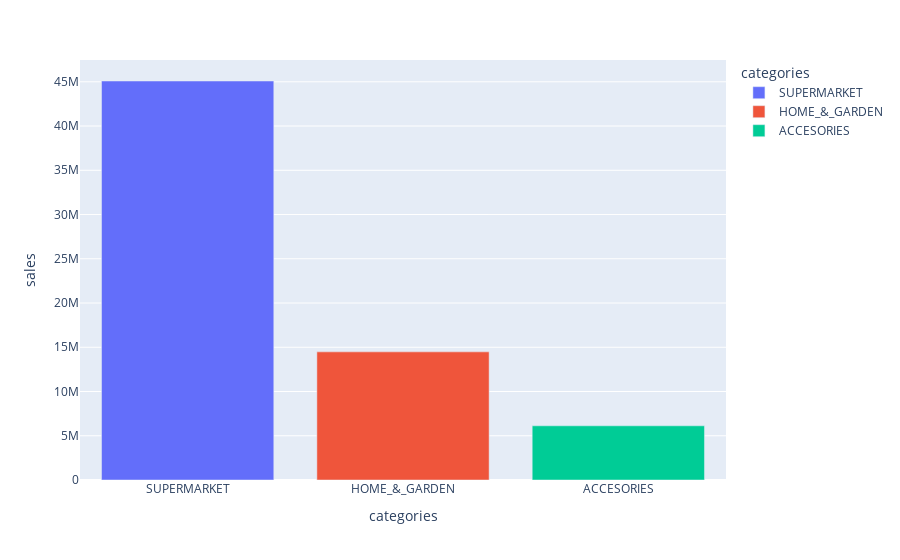

Write notebook code for a chart like this one.
### Markdown cell above
### Total de Vendas por Categoria (Ordernado de forma Ascendente)
As categorias são ACCESORIES, HOME_&_GARDEN e SUPERMARKET.

### Code cell
sales_df = sales.groupby(['category'])[d_cols].sum()
cat_sales = sales_df.sum(axis = 1).sort_values(ascending=False)
bar_plot = pd.DataFrame({'categories':cat_sales.index, 'sales':cat_sales.values})
fig = px.bar(bar_plot, x='categories', y='sales', color = 'categories')
fig.show()

### Figure 1 — Plotly figure (JSON) as saved in the notebook; plotly's stock layout.template omitted (floating-point values rounded to 4 significant figures)
{"data": [{"alignmentgroup": "True", "hovertemplate": "categories=%{x}<br>sales=%{y}<extra></extra>", "legendgroup": "SUPERMARKET", "marker": {"color": "#636efa", "pattern": {"shape": ""}}, "name": "SUPERMARKET", "offsetgroup": "SUPERMARKET", "orientation": "v", "showlegend": true, "textposition": "auto", "type": "bar", "x": ["SUPERMARKET"], "xaxis": "x", "y": [45089939], "yaxis": "y"}, {"alignmentgroup": "True", "hovertemplate": "categories=%{x}<br>sales=%{y}<extra></extra>", "legendgroup": "HOME_&_GARDEN", "marker": {"color": "#EF553B", "pattern": {"shape": ""}}, "name": "HOME_&_GARDEN", "offsetgroup": "HOME_&_GARDEN", "orientation": "v", "showlegend": true, "textposition": "auto", "type": "bar", "x": ["HOME_&_GARDEN"], "xaxis": "x", "y": [14480670], "yaxis": "y"}, {"alignmentgroup": "True", "hovertemplate": "categories=%{x}<br>sales=%{y}<extra></extra>", "legendgroup": "ACCESORIES", "marker": {"color": "#00cc96", "pattern": {"shape": ""}}, "name": "ACCESORIES", "offsetgroup": "ACCESORIES", "orientation": "v", "showlegend": true, "textposition": "auto", "type": "bar", "x": ["ACCESORIES"], "xaxis": "x", "y": [6124800], "yaxis": "y"}], "layout": {"barmode": "relative", "legend": {"title": {"text": "categories"}, "tracegroupgap": 0}, "margin": {"t": 60}, "xaxis": {"anchor": "y", "categoryarray": ["SUPERMARKET", "HOME_&_GARDEN", "ACCESORIES"], "categoryorder": "array", "domain": [0, 1], "title": {"text": "categories"}}, "yaxis": {"anchor": "x", "domain": [0, 1], "title": {"text": "sales"}}}}
